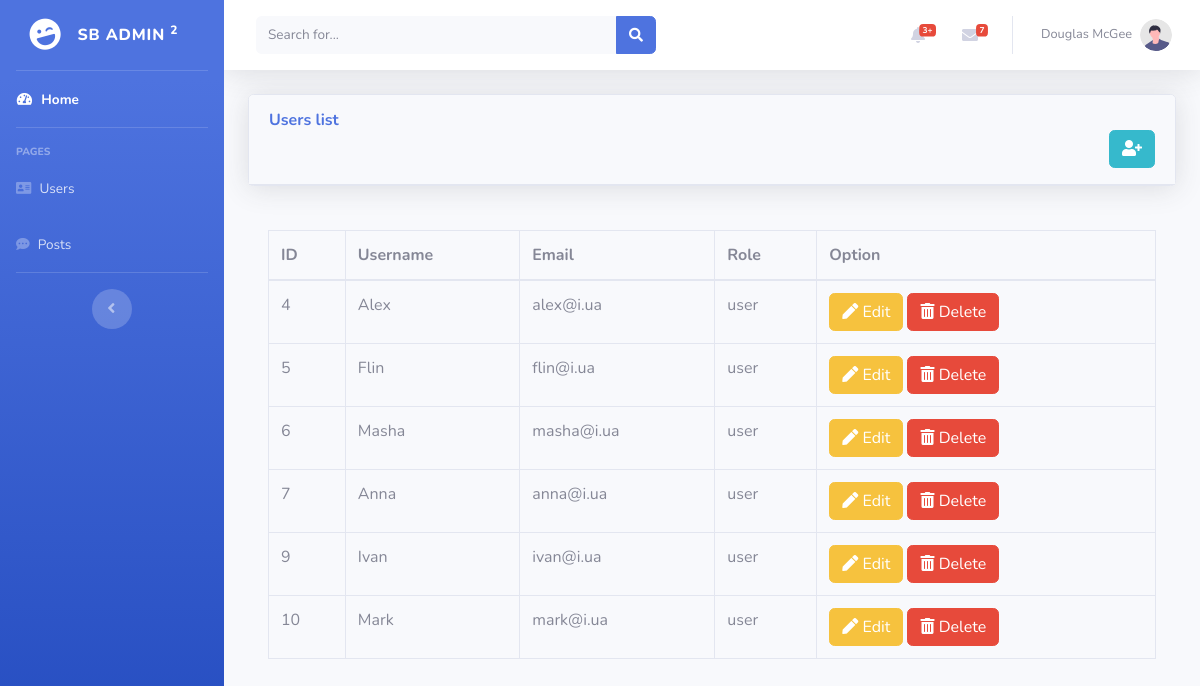
The page /admin/users.php (signed in) on the database its author committed.
### tables this page shows
CREATE TABLE `users` (
  `id` int(11) NOT NULL,
  `username` varchar(255) NOT NULL,
  `email` varchar(255) NOT NULL,
  `password` varchar(255) DEFAULT NULL,
  `role` varchar(30) NOT NULL DEFAULT 'user'
);

### admin/modules/users/all.php (the view)
<div class="card shadow mb-4">
    <div class="card-header py-3">
        <h6 class="m-0 font-weight-bold text-primary">Users list
            <div class="d-grid gap-2 d-md-flex justify-content-md-end">
                <a href="?page=add" class="btn btn-info me-md-2"><i class="fas fa-user-plus"></i></a>
         </h6>
    </div>
    </div>
        <div class="card-body">
            <div class="table-responsive">
                <table class="table table-bordered" id="dataTable" width="100%" cellspacing="0">
                    <thead>
                        <tr>
                            <th>ID</th>
                            <th>Username</th>
                            <th>Email</th>
                            <th>Role</th>
                            <th>Option</th>
                        </tr>
                    </thead>
                    <tbody>
                        <?php
                         $sql = "SELECT * FROM users WHERE id!=" . $userID;
                         $result = mysqli_query($conn, $sql);
                         while ($row = $result->fetch_assoc()) {
                        ?>
                            <tr>
                                <td><?php echo $row['id']; ?></td>
                                <td><?php echo $row['username']; ?></td>
                                <td><?php echo $row['email']; ?></td>
                                <td><?php echo $row['role']; ?></td>
                                <td>
                                    <a href="?page=edit&id=<?php echo $row['id']; ?>" class="btn btn-warning"><i class="fas fa-pen"></i> Edit</a>
                                    <a href="/admin/modules/users/delete.php?id=<?php echo $row['id']; ?>" class="btn btn-danger"><i class="fas fa-trash-alt"></i> Delete</a>
                                </td>
                            </tr>
                            <?php
                             }
                            ?>
                    </tbody>
                    </table>
            </div>
        </div>
</div>

### rows shown on the page
users: id "4", username "Alex", email "alex@i.ua", role "user"
users: id "5", username "Flin", email "flin@i.ua", role "user"
users: id "6", username "Masha", email "masha@i.ua", role "user"
users: id "7", username "Anna", email "anna@i.ua", role "user"
users: id "9", username "Ivan", email "ivan@i.ua", role "user"
users: id "10", username "Mark", email "mark@i.ua", role "user"
